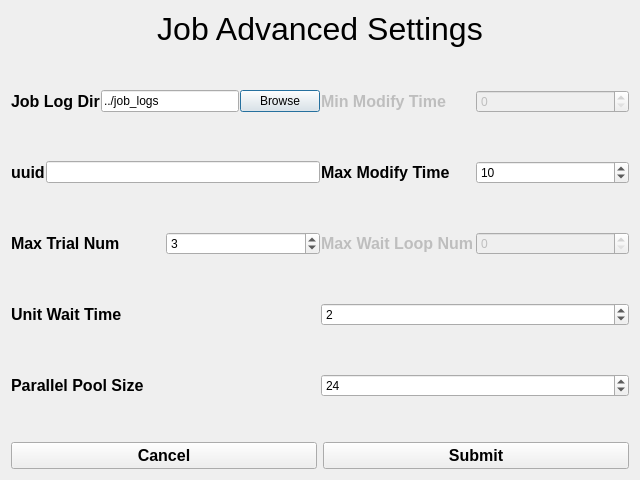
<?xml version="1.0" encoding="UTF-8"?>
<ui version="4.0">
 <class>simReconJobAdvanced</class>
 <widget class="QDialog" name="simReconJobAdvanced">
  <property name="geometry">
   <rect>
    <x>0</x>
    <y>0</y>
    <width>640</width>
    <height>480</height>
   </rect>
  </property>
  <property name="windowTitle">
   <string>Job Advanced Settings</string>
  </property>
  <layout class="QGridLayout" name="gridLayout" rowstretch="0,10,0">
   <item row="0" column="0">
    <layout class="QVBoxLayout" name="verticalLayout_2">
     <item>
      <widget class="QLabel" name="jobAdvancedSettingsLabel">
       <property name="font">
        <font>
         <pointsize>24</pointsize>
        </font>
       </property>
       <property name="text">
        <string>Job Advanced Settings</string>
       </property>
       <property name="alignment">
        <set>Qt::AlignHCenter|Qt::AlignTop</set>
       </property>
      </widget>
     </item>
    </layout>
   </item>
   <item row="1" column="0">
    <layout class="QVBoxLayout" name="verticalLayout">
     <property name="spacing">
      <number>1</number>
     </property>
     <item>
      <layout class="QHBoxLayout" name="horizontalLayout" stretch="1,1">
       <item>
        <layout class="QHBoxLayout" name="horizontalLayout_5">
         <item>
          <widget class="QLabel" name="jobLogDirLabel">
           <property name="font">
            <font>
             <pointsize>12</pointsize>
             <bold>true</bold>
            </font>
           </property>
           <property name="text">
            <string>Job Log Dir</string>
           </property>
          </widget>
         </item>
         <item>
          <widget class="QLineEdit" name="jobLogDirLineEdit">
           <property name="text">
            <string>../job_logs</string>
           </property>
           <property name="alignment">
            <set>Qt::AlignLeading|Qt::AlignLeft|Qt::AlignVCenter</set>
           </property>
          </widget>
         </item>
         <item>
          <widget class="QPushButton" name="jobLogDirBrowseButton">
           <property name="text">
            <string>Browse</string>
           </property>
          </widget>
         </item>
        </layout>
       </item>
       <item>
        <layout class="QHBoxLayout" name="horizontalLayout_6">
         <item>
          <widget class="QLabel" name="minModifyTimeLabel">
           <property name="enabled">
            <bool>false</bool>
           </property>
           <property name="font">
            <font>
             <pointsize>12</pointsize>
             <bold>true</bold>
            </font>
           </property>
           <property name="text">
            <string>Min Modify Time</string>
           </property>
          </widget>
         </item>
         <item>
          <widget class="QSpinBox" name="minModifyTimeSpinBox">
           <property name="enabled">
            <bool>false</bool>
           </property>
          </widget>
         </item>
        </layout>
       </item>
      </layout>
     </item>
     <item>
      <spacer name="verticalSpacer">
       <property name="orientation">
        <enum>Qt::Vertical</enum>
       </property>
       <property name="sizeType">
        <enum>QSizePolicy::Preferred</enum>
       </property>
       <property name="sizeHint" stdset="0">
        <size>
         <width>20</width>
         <height>10</height>
        </size>
       </property>
      </spacer>
     </item>
     <item>
      <layout class="QHBoxLayout" name="horizontalLayout_12" stretch="1,1">
       <item>
        <layout class="QHBoxLayout" name="horizontalLayout_2" stretch="0,0">
         <item>
          <widget class="QLabel" name="uuidLabel">
           <property name="font">
            <font>
             <pointsize>12</pointsize>
             <bold>true</bold>
            </font>
           </property>
           <property name="text">
            <string>uuid</string>
           </property>
          </widget>
         </item>
         <item>
          <widget class="QLineEdit" name="uuidLineEdit"/>
         </item>
        </layout>
       </item>
       <item>
        <layout class="QHBoxLayout" name="horizontalLayout_7">
         <item>
          <widget class="QLabel" name="maxModifyTimeLabel">
           <property name="font">
            <font>
             <pointsize>12</pointsize>
             <bold>true</bold>
            </font>
           </property>
           <property name="text">
            <string>Max Modify Time</string>
           </property>
          </widget>
         </item>
         <item>
          <widget class="QSpinBox" name="maxModifyTimeSpinBox">
           <property name="value">
            <number>10</number>
           </property>
          </widget>
         </item>
        </layout>
       </item>
      </layout>
     </item>
     <item>
      <spacer name="verticalSpacer_2">
       <property name="orientation">
        <enum>Qt::Vertical</enum>
       </property>
       <property name="sizeType">
        <enum>QSizePolicy::Preferred</enum>
       </property>
       <property name="sizeHint" stdset="0">
        <size>
         <width>20</width>
         <height>10</height>
        </size>
       </property>
      </spacer>
     </item>
     <item>
      <layout class="QHBoxLayout" name="horizontalLayout_13" stretch="1,1">
       <item>
        <layout class="QHBoxLayout" name="horizontalLayout_3">
         <item>
          <widget class="QLabel" name="maxTrialNumLabel">
           <property name="font">
            <font>
             <pointsize>12</pointsize>
             <bold>true</bold>
            </font>
           </property>
           <property name="text">
            <string>Max Trial Num</string>
           </property>
          </widget>
         </item>
         <item>
          <widget class="QSpinBox" name="maxTrialNumSpinBox">
           <property name="value">
            <number>3</number>
           </property>
          </widget>
         </item>
        </layout>
       </item>
       <item>
        <layout class="QHBoxLayout" name="horizontalLayout_8">
         <item>
          <widget class="QLabel" name="maxWaitLoopNumLabel">
           <property name="enabled">
            <bool>false</bool>
           </property>
           <property name="font">
            <font>
             <pointsize>12</pointsize>
             <bold>true</bold>
            </font>
           </property>
           <property name="text">
            <string>Max Wait Loop Num</string>
           </property>
          </widget>
         </item>
         <item>
          <widget class="QSpinBox" name="maxWaitLoopNumSpinBox">
           <property name="enabled">
            <bool>false</bool>
           </property>
          </widget>
         </item>
        </layout>
       </item>
      </layout>
     </item>
     <item>
      <spacer name="verticalSpacer_3">
       <property name="orientation">
        <enum>Qt::Vertical</enum>
       </property>
       <property name="sizeType">
        <enum>QSizePolicy::Preferred</enum>
       </property>
       <property name="sizeHint" stdset="0">
        <size>
         <width>20</width>
         <height>10</height>
        </size>
       </property>
      </spacer>
     </item>
     <item>
      <layout class="QHBoxLayout" name="horizontalLayout_14" stretch="1">
       <item>
        <layout class="QHBoxLayout" name="horizontalLayout_4">
         <item>
          <widget class="QLabel" name="unitWaitTimeLabel">
           <property name="font">
            <font>
             <pointsize>12</pointsize>
             <bold>true</bold>
            </font>
           </property>
           <property name="text">
            <string>Unit Wait Time</string>
           </property>
          </widget>
         </item>
         <item>
          <widget class="QSpinBox" name="unitWaitTimeSpinBox">
           <property name="value">
            <number>2</number>
           </property>
          </widget>
         </item>
        </layout>
       </item>
      </layout>
     </item>
     <item>
      <spacer name="verticalSpacer_4">
       <property name="orientation">
        <enum>Qt::Vertical</enum>
       </property>
       <property name="sizeType">
        <enum>QSizePolicy::Preferred</enum>
       </property>
       <property name="sizeHint" stdset="0">
        <size>
         <width>20</width>
         <height>10</height>
        </size>
       </property>
      </spacer>
     </item>
     <item>
      <layout class="QHBoxLayout" name="horizontalLayout_15" stretch="1">
       <item>
        <layout class="QHBoxLayout" name="horizontalLayout_11">
         <item>
          <widget class="QLabel" name="parPoolSizeLabel">
           <property name="font">
            <font>
             <pointsize>12</pointsize>
             <bold>true</bold>
            </font>
           </property>
           <property name="text">
            <string>Parallel Pool Size</string>
           </property>
          </widget>
         </item>
         <item>
          <widget class="QSpinBox" name="parPoolSizeSpinBox">
           <property name="minimum">
            <number>1</number>
           </property>
           <property name="maximum">
            <number>1024</number>
           </property>
           <property name="value">
            <number>24</number>
           </property>
          </widget>
         </item>
        </layout>
       </item>
      </layout>
     </item>
    </layout>
   </item>
   <item row="2" column="0">
    <layout class="QHBoxLayout" name="horizontalLayout_16">
     <item>
      <widget class="QPushButton" name="cancelButton">
       <property name="font">
        <font>
         <pointsize>12</pointsize>
         <bold>true</bold>
        </font>
       </property>
       <property name="text">
        <string>Cancel</string>
       </property>
      </widget>
     </item>
     <item>
      <widget class="QPushButton" name="submitButton">
       <property name="font">
        <font>
         <pointsize>12</pointsize>
         <bold>true</bold>
        </font>
       </property>
       <property name="text">
        <string>Submit</string>
       </property>
      </widget>
     </item>
    </layout>
   </item>
  </layout>
 </widget>
 <resources/>
 <connections/>
</ui>
